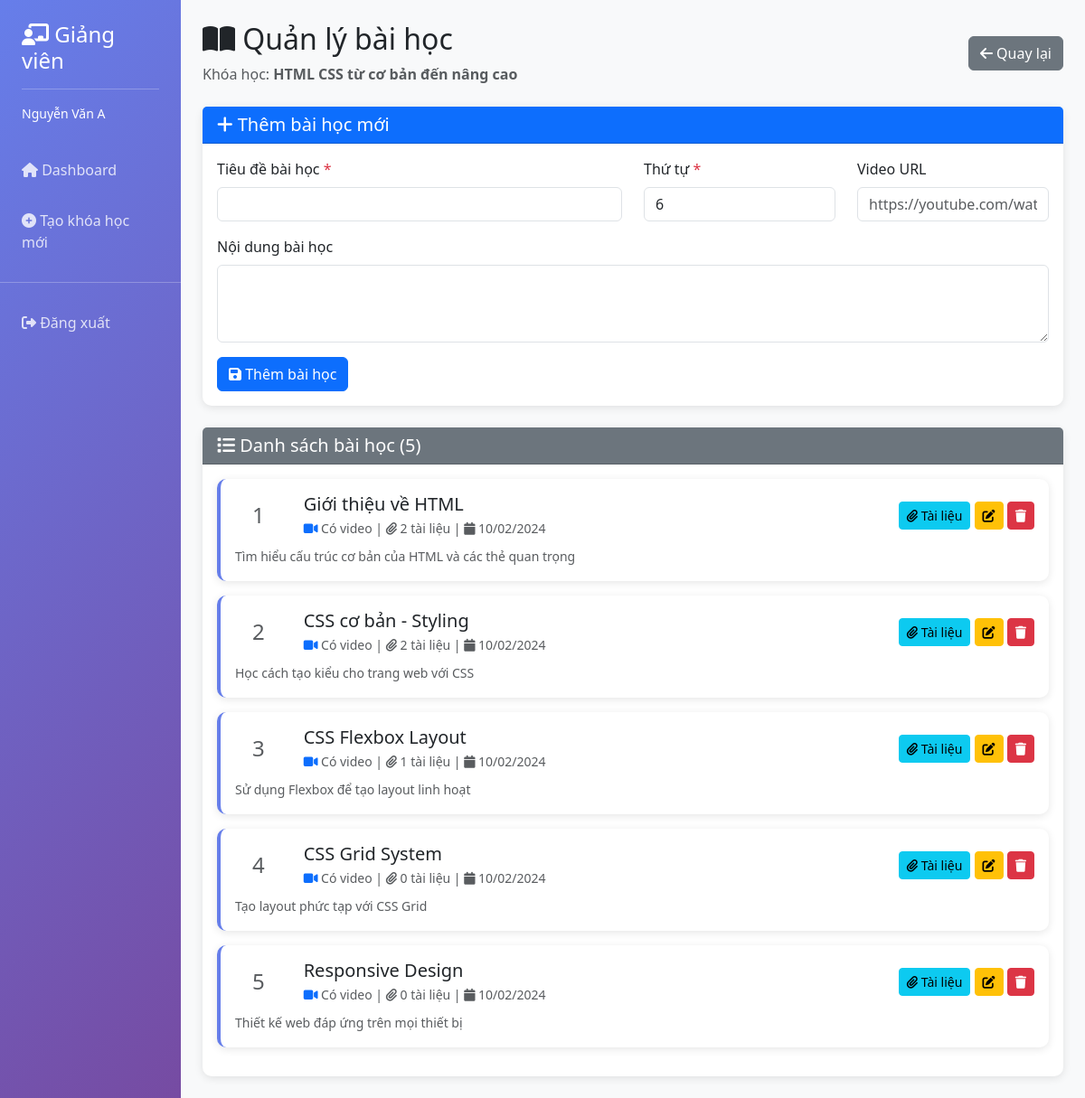
The page /controllers/TeacherController.php?action=manage_lessons&course_id=1 (signed in) on the database its author committed.
### tables this page shows
CREATE TABLE courses
    (
        id             INT PRIMARY KEY AUTO_INCREMENT,
        title          VARCHAR(255) NOT NULL,
        description    TEXT,
        instructor_id  INT          NOT NULL,
        category_id    INT          NOT NULL,
        price          DECIMAL(10, 2) DEFAULT 0.00,
        duration_weeks INT,
        level          VARCHAR(50),
        image VARCHAR(255),
        created_at     DATETIME       DEFAULT CURRENT_TIMESTAMP,
        updated_at     DATETIME       DEFAULT CURRENT_TIMESTAMP ON UPDATE CURRENT_TIMESTAMP,
        FOREIGN KEY (instructor_id) REFERENCES users (id) ON DELETE CASCADE,
        FOREIGN KEY (category_id) REFERENCES categories (id) ON DELETE CASCADE
    );

CREATE TABLE lessons
    (
        id         INT PRIMARY KEY AUTO_INCREMENT,
        course_id  INT          NOT NULL,
        title      VARCHAR(255) NOT NULL,
        content    LONGTEXT,
        video_url  VARCHAR(255),
        `order`      INT      DEFAULT 0,
        created_at DATETIME DEFAULT CURRENT_TIMESTAMP,
        FOREIGN KEY (course_id) REFERENCES courses (id) ON DELETE CASCADE
    );

### config/ConnectDb.php (called while the page is built)
<?php
class ConnectDb
{
    private $host = "127.0.0.1";
    private $db = "btth02_cnweb";
    private $user = "root";
    private $password = "";
    private $charset = "utf8mb4";
    private $pdo;
    public function __construct()
    {
        $dsn = "mysql:host={$this->host};dbname={$this->db};charset={$this->charset}";
        try {
            $this->pdo = new PDO($dsn, $this->user, $this->password);
            $this->pdo->setAttribute(PDO::ATTR_ERRMODE, PDO::ERRMODE_EXCEPTION);
        } catch (PDOException $e) {
            echo "Connection failed: " . $e->getMessage();
        }
    }
    public function getConnection()
    {
        return $this->pdo;
    }
}

### config/CourseDB.php (called while the page is built, shortened)
<?php
require_once "../config/ConnectDb.php";
class CourseManager {
    private $pdo;
    public function __construct(ConnectDb $db) {
        $this->pdo = $db->getConnection();
    }
    public function getCourseById($id) {
        $sql = "SELECT * FROM courses WHERE id = :id";
        $stmt = $this->pdo->prepare($sql);
        $stmt->execute([':id' => $id]);
        return $stmt->fetch(PDO::FETCH_ASSOC);
    }
}

### views/teacher/manage_lessons.php (the view, shortened to what this page needs)
<!DOCTYPE html>
<html lang="vi">
<head>
    <link href="https://cdn.jsdelivr.net/npm/bootstrap@5.3.0/dist/css/bootstrap.min.css" rel="stylesheet">
    <link href="https://cdnjs.cloudflare.com/ajax/libs/font-awesome/6.4.0/css/all.min.css" rel="stylesheet">
</head>
<body>
<div class="container-fluid">
    <div class="row">
        <div class="col-md-2 sidebar p-0">
            <div class="p-4">
                <h4><i class="fas fa-chalkboard-teacher"></i> Giảng viên</h4>
                <hr class="bg-white">
                <p class="small mb-0"><?= htmlspecialchars($teacher_name) ?></p>
            </div>
            <nav class="nav flex-column">
                <a class="nav-link" href="<?= BASE_URL ?>controllers/TeacherController.php">
                    <i class="fas fa-home"></i> Dashboard
                </a>
                <a class="nav-link" href="<?= BASE_URL ?>controllers/TeacherController.php?action=create_course">
                    <i class="fas fa-plus-circle"></i> Tạo khóa học mới
                </a>
                <hr class="bg-white">
                <a class="nav-link" href="<?= BASE_URL ?>">
                    <i class="fas fa-sign-out-alt"></i> Đăng xuất
                </a>
            </nav>
        </div>
        <div class="col-md-10 p-4">
            <div class="d-flex justify-content-between align-items-center mb-4">
                <div>
                    <h2><i class="fas fa-book-open"></i> Quản lý bài học</h2>
                    <p class="text-muted mb-0">Khóa học: <strong><?= htmlspecialchars($course['title']) ?></strong></p>
                </div>
                <a href="<?= BASE_URL ?>controllers/TeacherController.php" class="btn btn-secondary">
                    <i class="fas fa-arrow-left"></i> Quay lại
                </a>
            </div>
            <div class="card mb-4">
                <div class="card-header bg-primary text-white">
                    <h5 class="mb-0"><i class="fas fa-plus"></i> Thêm bài học mới</h5>
                </div>
                <div class="card-body">
                    <form method="POST" action="<?= BASE_URL ?>controllers/TeacherController.php?action=create_lesson">
                        <div class="row">
                            <div class="col-md-6">
                                <div class="mb-3">
                                    <label class="form-label">Tiêu đề bài học <span class="text-danger">*</span></label>
                                    <input type="text" name="title" class="form-control" required>
                                </div>
                            </div>
                            <div class="col-md-3">
                                <div class="mb-3">
                                    <label class="form-label">Thứ tự <span class="text-danger">*</span></label>
                                    <input type="number" name="order" class="form-control" min="0" value="<?= count($lessons) + 1 ?>" required>
                                </div>
                            </div>
                            <div class="col-md-3">
                                <div class="mb-3">
                                    <label class="form-label">Video URL</label>
                                    <input type="url" name="video_url" class="form-control" placeholder="https://youtube.com/watch?v=...">
                                </div>
                            </div>
                        </div>
                        <div class="mb-3">
                            <label class="form-label">Nội dung bài học</label>
                            <textarea name="content" class="form-control" rows="3"></textarea>
                        </div>
                        <button type="submit" class="btn btn-primary">
                            <i class="fas fa-save"></i> Thêm bài học
                        </button>
                    </form>
                </div>
            </div>
            <div class="card">
                <div class="card-header bg-secondary text-white">
                    <h5 class="mb-0"><i class="fas fa-list"></i> Danh sách bài học (<?= count($lessons) ?>)</h5>
                </div>
                <div class="card-body">
                    <?php if (empty($lessons)): ?>
                        <div class="text-center py-5 text-muted">
                            <i class="fas fa-inbox fa-4x mb-3"></i>
                            <p>Chưa có bài học nào. Hãy thêm bài học đầu tiên!</p>
                        </div>
                    <?php else: ?>
                        <?php foreach ($lessons as $index => $lesson): ?>
                        <div class="card lesson-item mb-3">
                            <div class="card-body">
                                <div class="row align-items-center">
                                    <div class="col-md-1 text-center">
                                        <h4 class="text-muted mb-0"><?= $lesson['order'] ?></h4>
                                    </div>
                                    <div class="col-md-7">
                                        <h5 class="mb-1"><?= htmlspecialchars($lesson['title']) ?></h5>
                                        <p class="text-muted small mb-0">
                                            <?= $lesson['video_url'] ? '<i class="fas fa-video text-primary"></i> Có video' : '<i class="fas fa-file-alt text-secondary"></i> Không có video' ?>
                                            | <i class="fas fa-paperclip"></i> <?= $lesson['material_count'] ?> tài liệu
                                            | <i class="fas fa-calendar"></i> <?= date('d/m/Y', strtotime($lesson['created_at'])) ?>
                                        </p>
                                    </div>
                                    <div class="col-md-4 text-end">
                                        <a href="<?= BASE_URL ?>controllers/TeacherController.php?action=manage_materials&lesson_id=<?= $lesson['id'] ?>&course_id=<?= $course_id ?>"
                                           class="btn btn-sm btn-info" title="Quản lý tài liệu">
                                            <i class="fas fa-paperclip"></i> Tài liệu
                                        </a>
                                        <button class="btn btn-sm btn-warning" onclick="editLesson(<?= htmlspecialchars(json_encode($lesson)) ?>)" title="Chỉnh sửa">
                                            <i class="fas fa-edit"></i>
                                        </button>
                                        <button class="btn btn-sm btn-danger" onclick="deleteLesson(<?= $lesson['id'] ?>)" title="Xóa">
                                            <i class="fas fa-trash"></i>
                                        </button>
                                    </div>
                                </div>
                                <?php if ($lesson['content']): ?>
                                <div class="mt-2">
                                    <small class="text-muted"><?= nl2br(htmlspecialchars(substr($lesson['content'], 0, 200))) ?><?= strlen($lesson['content']) > 200 ? '...' : '' ?></small>
                                </div>
                                <?php endif; ?>
                            </div>
                        </div>
                        <?php endforeach; ?>
                    <?php endif; ?>
                </div>
            </div>
        </div>
    </div>
</div>
</body>
</html>

### views/teacher/manage_lessons.php (style rules this page uses)
body { background-color: #f8f9fa; }
.sidebar { min-height: 100vh; background: linear-gradient(135deg, #667eea 0%, #764ba2 100%); color: white; }
.sidebar .nav-link { color: rgba(255, 255, 255, 0.8); padding: 1rem 1.5rem; transition: all 0.3s; }
.card { border: none; border-radius: 10px; box-shadow: 0 2px 10px rgba(0, 0, 0, 0.1); }
.lesson-item { border-left: 4px solid #667eea; transition: all 0.3s; }

### rows shown on the page
courses: title "HTML CSS từ cơ bản đến nâng cao"
lessons: order "1", title "Giới thiệu về HTML", shows "Có video", material_count "2", created_at "10/02/2024", content "Tìm hiểu cấu trúc cơ bản của HTML và các thẻ quan trọng"
lessons: order "2", title "CSS cơ bản - Styling", shows "Có video", material_count "2", created_at "10/02/2024", content "Học cách tạo kiểu cho trang web với CSS"
lessons: order "3", title "CSS Flexbox Layout", shows "Có video", material_count "1", created_at "10/02/2024", content "Sử dụng Flexbox để tạo layout linh hoạt"
lessons: order "4", title "CSS Grid System", shows "Có video", material_count "0", created_at "10/02/2024", content "Tạo layout phức tạp với CSS Grid"
lessons: order "5", title "Responsive Design", shows "Có video", material_count "0", created_at "10/02/2024", content "Thiết kế web đáp ứng trên mọi thiết bị"

### other values the page prints
$teacher_name "Nguyễn Văn A"
count($lessons) "5"
